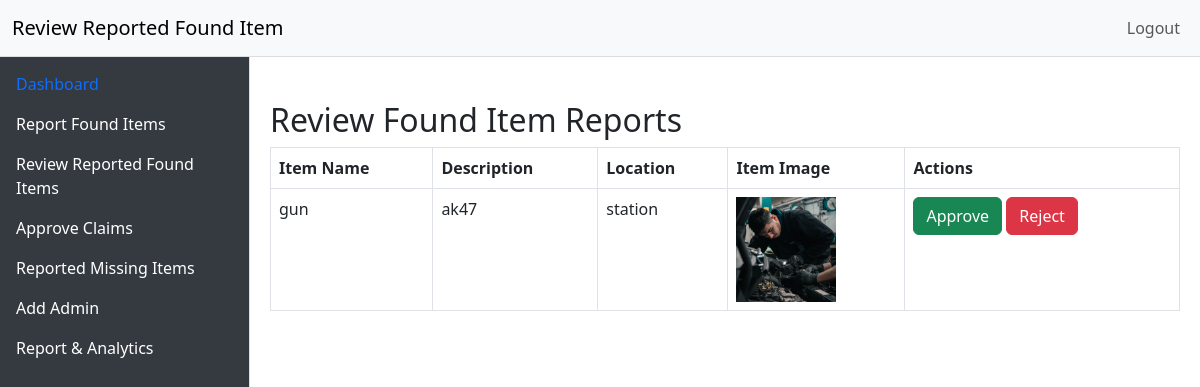
The page /adminreview.php (signed in) on the database its author committed.
### tables this page shows
CREATE TABLE `report` (
  `id` int(11) NOT NULL,
  `user_id` int(11) NOT NULL,
  `item_name` varchar(100) NOT NULL,
  `item_description` text NOT NULL,
  `lost_date` date NOT NULL,
  `location` varchar(100) NOT NULL,
  `contact` varchar(100) NOT NULL,
  `item_image` varchar(255) DEFAULT NULL,
  `report_status` enum('pending','reviewed','resolved') DEFAULT 'pending',
  `created_at` timestamp NOT NULL DEFAULT current_timestamp()
);

### adminreview.php (the view, shortened to what this page needs)
<?php
include("conn.php");
$sqlReports = "SELECT * FROM report WHERE report_status = 'pending'";
$stmtReports = $pdo->prepare($sqlReports);
$stmtReports->execute();
$reports = $stmtReports->fetchAll();
?>
<!DOCTYPE html>
<html lang="en">
<head>
    <link href="https://cdn.jsdelivr.net/npm/bootstrap@5.3.0/dist/css/bootstrap.min.css" rel="stylesheet">
</head>
<body>
    <nav class="navbar navbar-expand-lg navbar-light bg-light">
        <div class="container-fluid">
            <a class="navbar-brand" href="#">Review Reported Found Item</a>
            <div class="collapse navbar-collapse" id="navbarNav">
                <ul class="navbar-nav ms-auto">
                    <li class="nav-item">
                        <a class="nav-link" href="admin_logout.php">Logout</a>
                    </li>
                </ul>
            </div>
        </div>
    </nav>
    <div class="sidebar">
        <div class="sidebar-sticky">
            <ul class="nav flex-column">
                <li class="nav-item">
                    <a class="nav-link active" href="admin_dashboard.php">
                        Dashboard
                    </a>
                </li>
                <li class="nav-item">
                    <a class="nav-link" href="adminreport.php">
                        Report Found Items
                    </a>
                </li>
                <li class="nav-item">
                    <a class="nav-link" href="adminreview.php">
                        Review Reported Found Items
                    </a>
                </li>
                <li class="nav-item">
                    <a class="nav-link" href="manage_found.php">
                        Approve Claims
                    </a>
                </li>
                <li class="nav-item">
                    <a class="nav-link" href="adminview.php">
                        Reported Missing Items
                    </a>
                </li>
                <li class="nav-item">
                    <a class="nav-link" href="admin_secrete_add.php">Add Admin</a>
                </li>
                <li class="nav-item">
                    <a class="nav-link" href="analytics.php">Report & Analytics</a>
                </li>
            </ul>
        </div>
    </div>
    <div class="content-area">
        <h2 class="mt-4">Review Found Item Reports</h2>
        <?php if (count($reports) > 0): ?>
            <table class="table table-bordered">
                <thead>
                    <tr>
                        <th>Item Name</th>
                        <th>Description</th>
                        <th>Location</th>
                        <th>Item Image</th>
                        <th>Actions</th>
                    </tr>
                </thead>
                <tbody>
                    <?php foreach ($reports as $report): ?>
                        <tr>
                            <td><?php echo htmlspecialchars($report['item_name']); ?></td>
                            <td><?php echo htmlspecialchars($report['item_description']); ?></td>
                            <td><?php echo htmlspecialchars($report['location']); ?></td>
                            <td>
                                <?php if (!empty($report['item_image']) && file_exists('./uploads/' . $report['item_image'])): ?>
                                    <img src="./uploads/<?php echo htmlspecialchars($report['item_image']); ?>" alt="Item Image" class="item-image">
                                <?php else: ?>
                                    <span>No image available</span>
                                <?php endif; ?>
                            </td>
                            <td>
                                <form method="post">
                                    <button type="submit" name="approve" class="btn btn-success">Approve</button>
                                    <button type="submit" name="reject" class="btn btn-danger">Reject</button>
                                </form>
                            </td>
                        </tr>
                    <?php endforeach; ?>
                </tbody>
            </table>
        <?php else: ?>
            <p>No reports available for approval.</p>
        <?php endif; ?>
    </div>
</body>
</html>

### adminreview.php (style rules this page uses)
body, html { height: 100%; margin: 0; }
.navbar { z-index: 1050; background-color: #f8f9fa; border-bottom: 1px solid #ddd; }
.sidebar { position: fixed; top: 0; bottom: 0; left: 0; width: 250px; z-index: 1000; padding-top: 56px; border-right: 1px solid #ddd; background-color: #343a40; }
.sidebar-sticky { position: -webkit-sticky; position: sticky; top: 0; height: calc(100vh - 56px); padding-top: 0.5rem; overflow-x: hidden; overflow-y: auto; }
.sidebar .nav-link { font-weight: 500; color: #ffffff; }
.sidebar .nav-link.active { color: #0d6efd; }
.content-area { margin-left: 250px; padding: 20px; }
.item-image { max-width: 100px; height: auto; }

### rows shown on the page
report: item_name "gun", item_description "ak47", location "station", item_image (picture)
